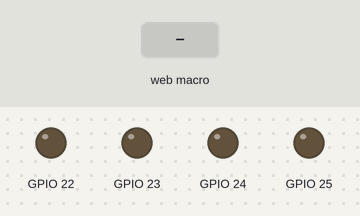
This program was run on a simulated Raspberry Pi (BCM pin numbers). Shown: output pins drawn as LEDs (lit = HIGH). The test bench sets the inputs (shaded band). The WebIOPi server calls setup() once and loop() repeatedly.

Above: at 1.2 s.
1.3 s: macro pwm4Write called from the web page (any arguments are "1")
At 2.4 s:
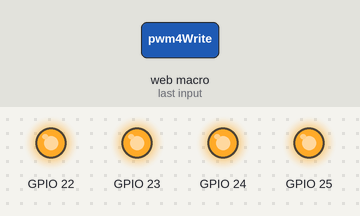
Timing chart, 0 to 4.3 s (numbered marks = the images above; inputs shaded):
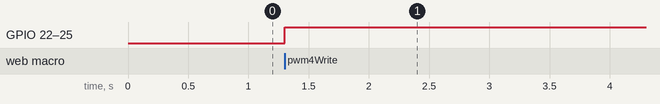

The program:

script.py
```python
import webiopi
import time

# デバッグ出力を有効に
webiopi.setDebug()

# GPIOライブラリの取得
GPIO = webiopi.GPIO

PWM1 = 25
PWM2 = 24
PWM3 = 23
PWM4 = 22

# WebIOPiの起動時に呼ばれる関数
def setup():
    webiopi.debug("Script with macros - Setup")
    # GPIOのセットアップ
    GPIO.setFunction(PWM1, GPIO.PWM)
    GPIO.setFunction(PWM2, GPIO.PWM)
    GPIO.setFunction(PWM3, GPIO.PWM)
    GPIO.setFunction(PWM4, GPIO.PWM)
    # 初期のデューティー比を0%に（静止状態）
    GPIO.pwmWrite(PWM1, 0)
    GPIO.pwmWrite(PWM2, 0)
    GPIO.pwmWrite(PWM3, 0)
    GPIO.pwmWrite(PWM4, 0)

# WebIOPiにより繰り返される関数
def loop():
    webiopi.sleep(5)

# WebIOPi終了時に呼ばれる関数
def destroy():
    webiopi.debug("Script with macros - Destroy")
    # GPIO関数のリセット（入力にセットすることで行う）
    GPIO.setFunction(PWM1, GPIO.IN)
    GPIO.setFunction(PWM2, GPIO.IN)
    GPIO.setFunction(PWM3, GPIO.IN)
    GPIO.setFunction(PWM4, GPIO.IN)

# 4つのPWMにデューティー比をまとめてセットするためのマクロ
# commandIDは、iOSのSafariでPOSTがキャッシュされることへの対策
@webiopi.macro
def pwm4Write(duty1, duty2, duty3, duty4, commandID):
    GPIO.pwmWrite(PWM1, float(duty1))
    GPIO.pwmWrite(PWM2, float(duty2))
    GPIO.pwmWrite(PWM3, float(duty3))
    GPIO.pwmWrite(PWM4, float(duty4))
```

Measured:
- after the input at 1.3 s, GPIO 22–25: LOW → HIGH at once
